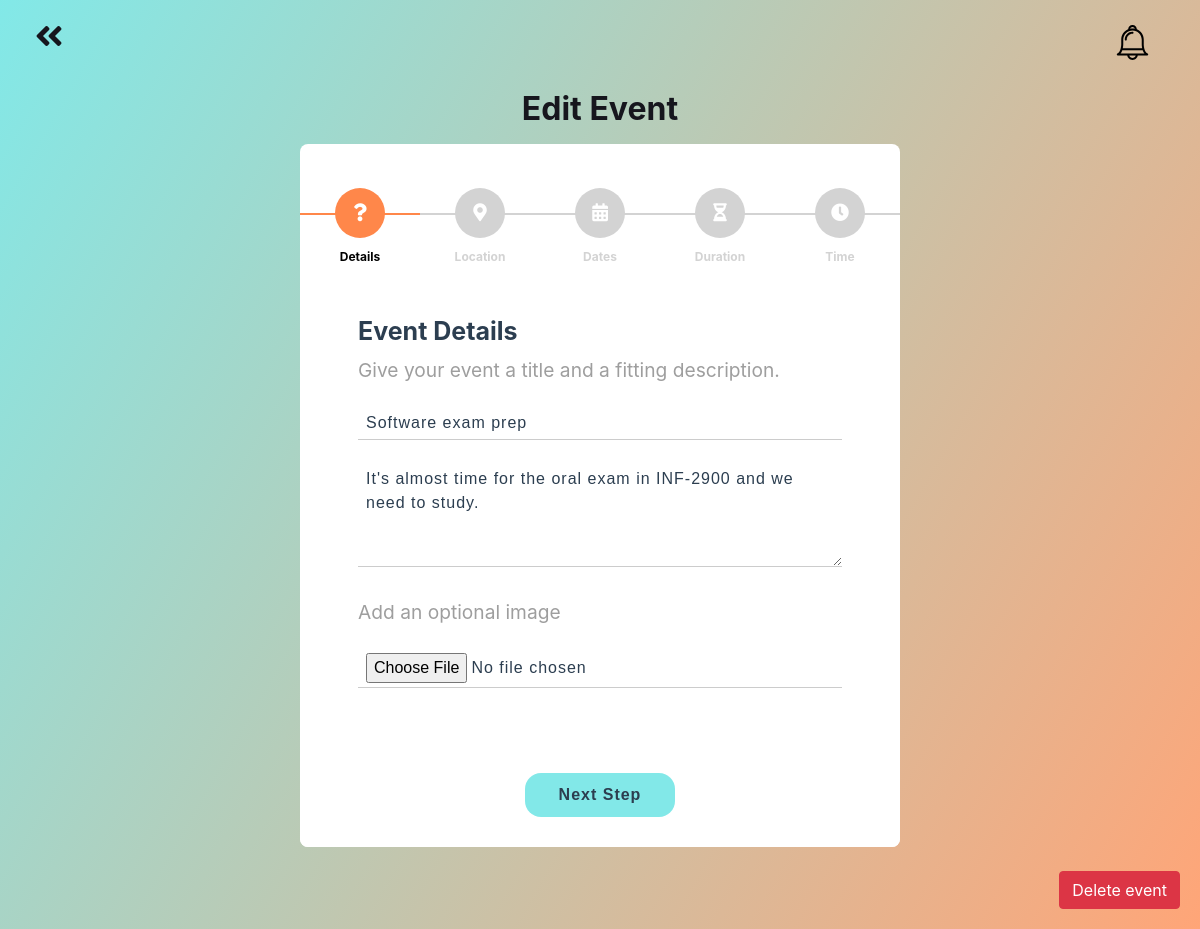
Page /event/4/edit/ (signed in) on the committed database.
### schedge/models.py (models this page shows, shortened)
class Event(models.Model):
    STATUS_OPTIONS = (("C", "Chosen"), ("U", "Unresolved"), ("F", "Finished"))
    title = models.CharField(max_length=100)
    location = models.CharField(max_length=300)
    description = models.TextField(blank=True, max_length=5000)
    starttime = models.TimeField(default=django.utils.timezone.now)
    endtime = models.TimeField(default=django.utils.timezone.now)
    startdate = models.DateField(default=django.utils.timezone.now)
    enddate = models.DateField(default=django.utils.timezone.now)
    duration = models.DurationField(
        max_length=dt.timedelta(hours=10), default=dt.timedelta()
    )
    image = models.ImageField(default="default.jpg", upload_to="images/")
    status = models.CharField(max_length=10, default="U", choices=STATUS_OPTIONS)
    host = models.ForeignKey(
        get_user_model(), default=1, on_delete=models.CASCADE, related_name="host"
    )
    participants = models.ManyToManyField(get_user_model(), related_name="participants")
    chosen_time = models.DateTimeField(null=True)
    error_css_class = "error"

### schedge/views.py (the view, shortened to what this page needs)
# urls.py: path("event/<int:event_id>/edit/", views.eventedit, name="eventedit"),
@login_required(login_url="/login/")
def eventedit(request, event_id):
    try:
        this_event = Event.objects.get(id=event_id)
    except Event.DoesNotExist:
        return HttpResponseNotFound("404: not valid event id")
    if request.user != this_event.host:
        return HttpResponse("Unauthorized", status=401)
    seconds = this_event.duration.seconds
    initial_times = {
        "starttime": this_event.starttime.strftime("%H:%M"),
        "endtime": this_event.endtime.strftime("%H:%M"),
        "duration": [(seconds // 3600) % 24, (seconds // 60) % 60],
    }
    form = EventForm(instance=this_event, initial=initial_times)
    context = {"event": this_event, "form": form}
    return render(request, "eventedit.html", context)

### schedge/widgets.py (called while the page is built)
    def render(self, name, value, attrs=None, renderer=None):
        if not value:
            value = [False] * len(self.widgets)
        rendered_widgets = [
            x.render(name, value[i]) for i, x in enumerate(self.widgets)
        ]
        labels = ["Hours", "Minutes"]
        labeled = []
        for label, widget in zip(labels, rendered_widgets):
            labeled.append(f"<tr><td>{label}</td><td>{widget}</td></tr>")
        return '<table id="id_duration">' + "".join(labeled) + "</table>"

### schedge/templates/eventedit.html (shortened to what this page needs)
{% extends 'framework.html' %}
{% load static %}
{% load notifications_tags %}
{% notifications_unread as unread_count %}
{% block stylesheet%}
<link rel="stylesheet" href="{% static 'css/mypage_style.css' %}">
<link rel="stylesheet" href="{% static 'css/event_multistep.css' %}">
<link rel="stylesheet" href="https://cdnjs.cloudflare.com/ajax/libs/font-awesome/5.15.3/css/all.min.css"
 />
{%endblock%}
{% block content %}
<div class="container-fluid h-100">
    <div class="row h-100">
        <div class="col displayright" id="grad1">
            <div class="row m_left_small m_top_small">
                <a class="simple_link" href="{% url 'event' event_id=event.id%}"><i
                        class="fas fa-angle-double-left fa-2x fa"></i></a>
            </div>
            <div class="row justify-content-center m_top_small">
                <div class="col-11 col-sm-9 col-md-7 col-lg-6 text-center p-0 mt-3 mb-2">
                    <h2><strong>Edit Event</strong></h2>
                    <div class="card px-0 pt-4 pb-0 mt-3 mb-3">
                        <div class="row">
                            <div class="col-md-12 mx-0">
                                <form method="POST" id="msform" action="/event/{{ event.id }}/edit/#/"
                                    enctype="multipart/form-data""
                                    enctype=" multipart/form-data">
                                    <ul id="progressbar">
                                        <li class="active" id="event_det"><strong>Details</strong></li>
                                        <li id="location"><strong>Location</strong></li>
                                        <li id="calender"><strong>Dates</strong></li>
                                        <li id="durtimer"><strong>Duration</strong></li>
                                        <li id="clock"><strong>Time</strong></li>
                                    </ul>
                                    <fieldset>
                                        <div class="form-card">
                                            <h2 class="fs-title">Event Details</h2>
                                            <div class="explanation">Give your event a title and a fitting description.
                                            </div><br>
                                            {{ form.title }}
                                            {{ form.description }}
                                            <div class="explanation">Add an optional image</div><br>
                                            {{ form.image }}
                                        </div> <input type="button" name="next" class="next action-button"
                                            value="Next Step" id="next1" />
                                    </fieldset>
                                </form>
                            </div>
                        </div>
                    </div>
                </div>
            </div>
            <div class="row justify-content-end">
                <form method="POST" action="/event/{{ event.id }}/edit/delete/" enctype="multipart/form-data"
                    id="delete_form">
                    <input type="submit" value="Delete event" class="btn btn-danger m_right_small m_btm_small"
                        onclick="validateSubmit('Are you sure you want to delete?', 'delete_form');return false;">
                </form>
            </div>
        </div>
    </div>
</div>
{% endblock %}

### schedge/static/css/base_stylesheet.css (style rules this page uses)
html, body, main { padding: 0; color: #16161d; }
.m_top_small { margin-top: 20px; }
.m_btm_small { margin-bottom: 20px; }
.m_left_small { margin-left: 20px; }
.m_right_small { margin-right: 20px; }
.simple_link { color: inherit; }

### schedge/static/css/mypage_style.css (style rules this page uses)
html, body, main { height: 100%; }
.card { margin-bottom: 20px; }
.form-card textarea { max-height: 300px; min-height: 2em; height: 100px; }

### schedge/static/css/event_multistep.css (style rules this page uses)
* { margin: 0; padding: 0 }
html { height: 100% }
#grad1 { background-image: linear-gradient(120deg, rgba(88, 225, 224, 0.75), rgba(255, 135, 74, 0.75)); }
#msform { text-align: center; position: relative; margin-top: 20px }
#msform fieldset .form-card { background: white; border: 0 none; border-radius: 0px; padding: 20px 40px 30px 40px; box-sizing: border-box; width: 94%; margin: 0 3% 20px 3%; position: relative }
#msform fieldset { background: white; border: 0 none; border-radius: 0.5rem; box-sizing: border-box; width: 100%; margin: 0; padding-bottom: 20px; position: relative }
#msform fieldset .form-card { text-align: left; color: #9E9E9E }
#msform input, #msform textarea { padding: 0px 8px 4px 8px; border: none; border-bottom: 1px solid #ccc; border-radius: 0px; margin-bottom: 25px; margin-top: 2px; width: 100%; box-sizing: border-box; font-family: sans-serif; color: #2C3E50; font-size: 16px; letter-spacing: 1px }
#msform .action-button { width: 150px; background: rgba(88, 225, 224, 0.75); font-weight: bold; border: 0 none; border-radius: 1em; cursor: pointer; padding: 10px 5px; margin: 10px 5px }
.card { z-index: 0; border: none; border-radius: 0.5rem; position: relative }
.fs-title { font-size: 25px; color: #2C3E50; margin-bottom: 10px; font-weight: bold; text-align: left }
#progressbar { margin-bottom: 30px; overflow: hidden; color: lightgrey }
#progressbar .active { color: #000000 }
#progressbar li { list-style-type: none; font-size: 12px; width: 20%; float: left; position: relative }
#progressbar #event_det:before { font-family: "Font Awesome 5 Free"; font-weight:900; content: "\f128" }
#progressbar #location:before { font-family: "Font Awesome 5 Free"; font-weight:900; content: "\f3c5" }
#progressbar #calender:before { font-family: "Font Awesome 5 Free"; font-weight:900; content: "\f073" }
#progressbar #durtimer:before { font-family: "Font Awesome 5 Free"; font-weight:900; content: "\f252" }
#progressbar #clock:before { font-family: "Font Awesome 5 Free"; font-weight:900; content: "\f017" }
#progressbar li:before { width: 50px; height: 50px; line-height: 45px; display: block; font-size: 18px; color: #ffffff; background: lightgray; border-radius: 50%; margin: 0 auto 10px auto; padding: 2px }
#progressbar li:after { content: ''; width: 100%; height: 2px; background: lightgray; position: absolute; left: 0; top: 25px; z-index: -1 }
#progressbar li.active:before, #progressbar li.active:after { background: #FF874A }
.explanation { font-size: larger; }

### rows in the picture
Event: title "Software exam prep", description "It's almost time for the oral exam in INF-2900 and we need to study."
